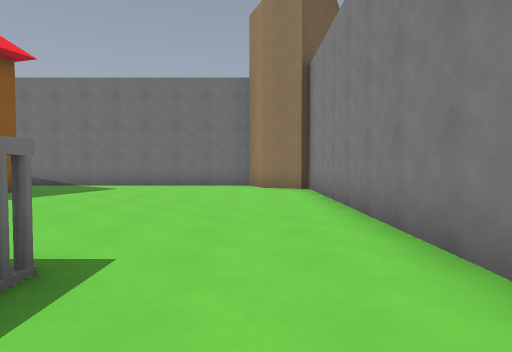
[1] (above)

22 first-person views from a walk through a level from a Godot 3-D game. The camera is 1.4 m above the floor, tilts 2° down and sees 75° across. The floor is counted in squares, 2 m on a side. Each view is taken from the middle of a square. On the plan, view 1 faces up. The plan holds only what a view shows up to about 10 squares ahead; the rest is blank. The place goes on beyond the plan. Characters and animated objects are left out. Surface patterns are stand-ins for the level's own textures.

[2]
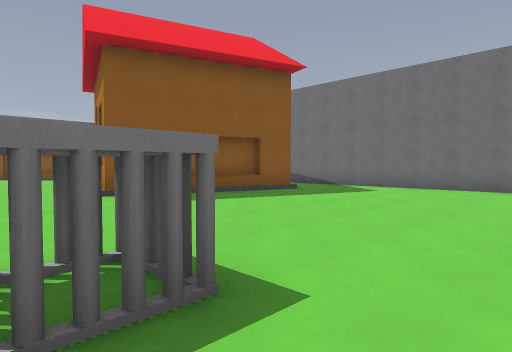

[3]
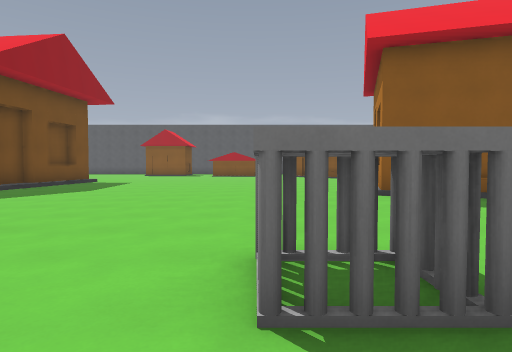

[4]
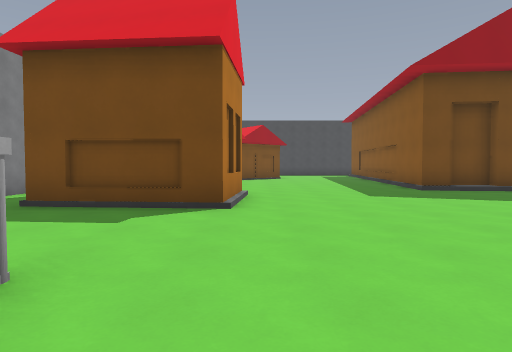

[5]
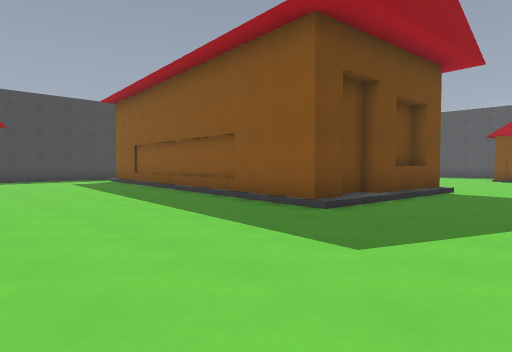

[6]
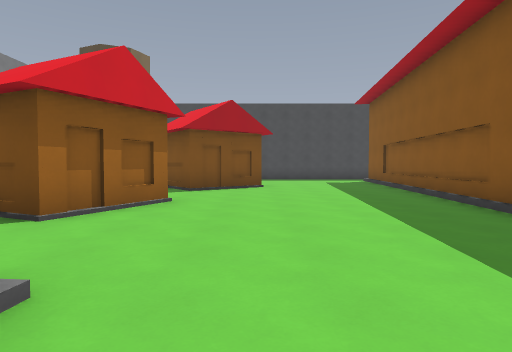

[7]
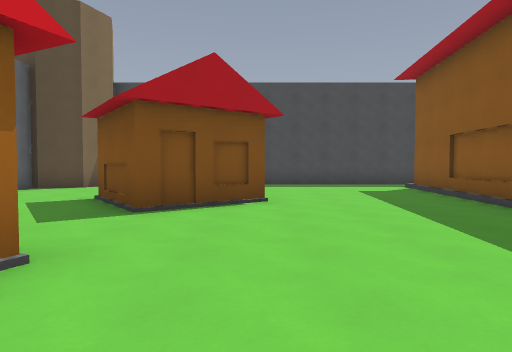

[8]
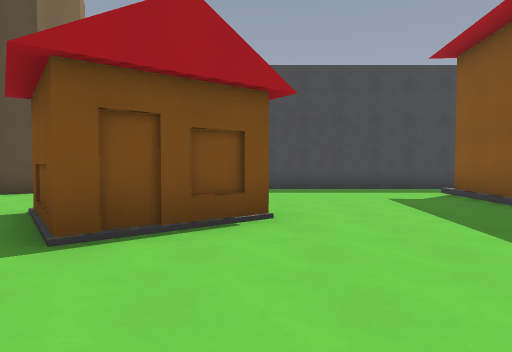

[9]
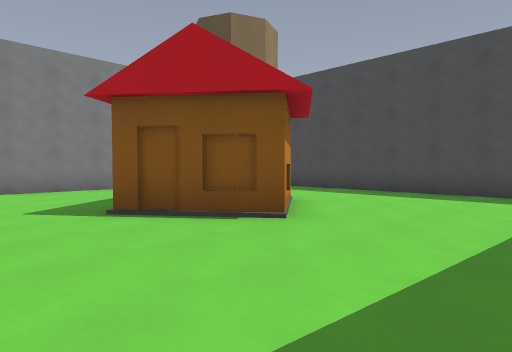

[10]
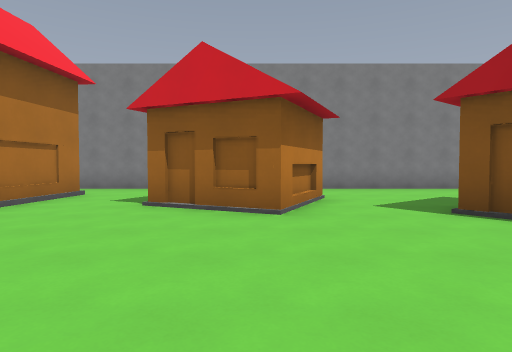

[11]
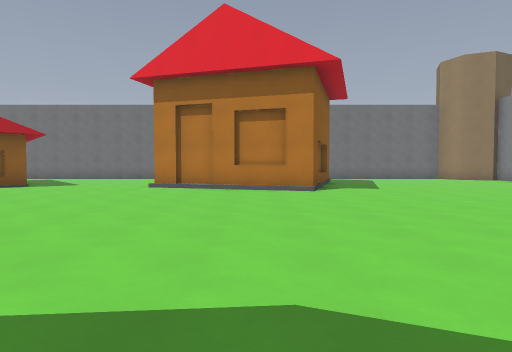

[12]
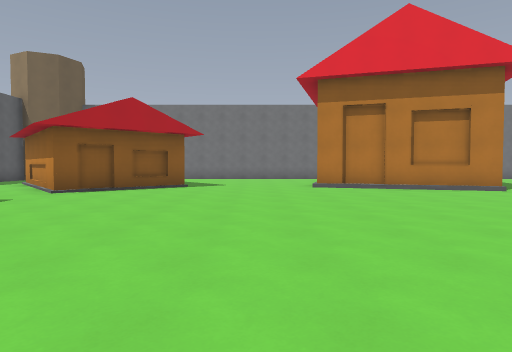

[13]
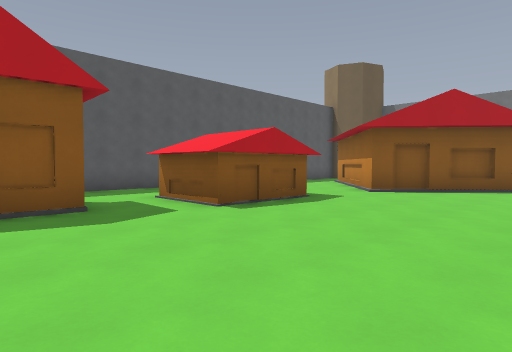

[14]
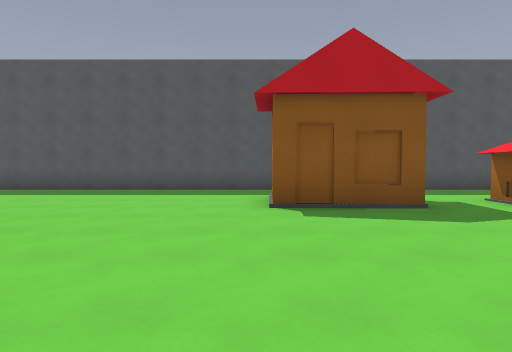

[15]
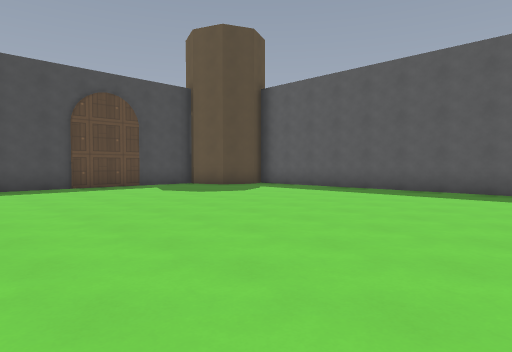

[16]
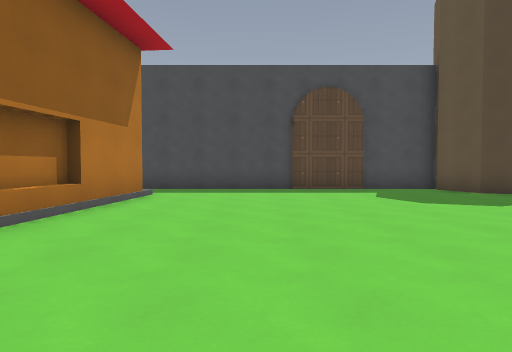

[17]
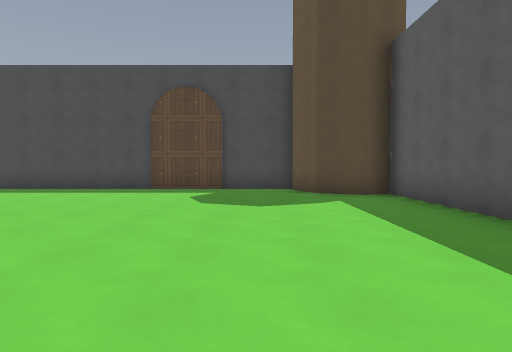

[18]
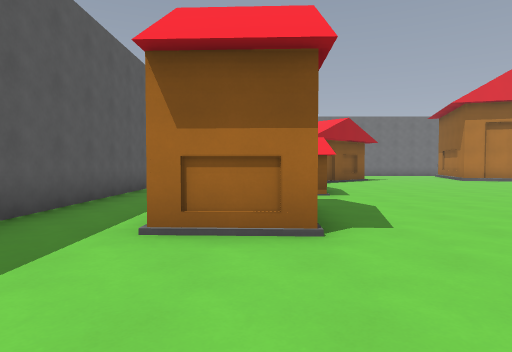

[19]
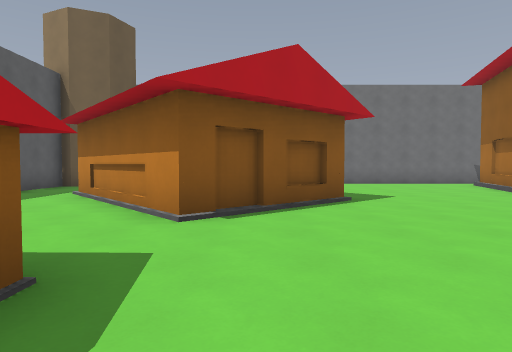

[20]
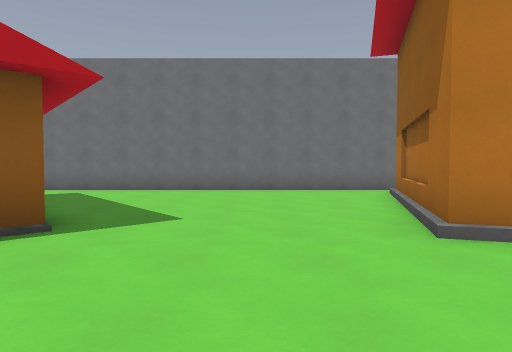

[21]
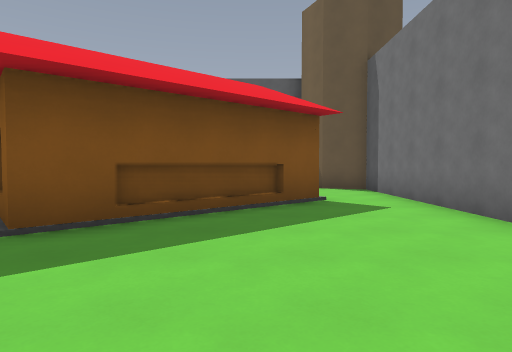

[22]
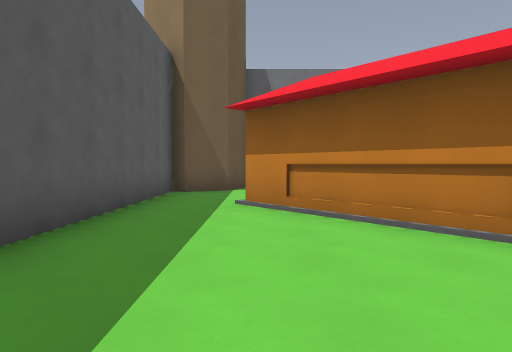

### Floor plan
Key: @ floor where view 1 was taken; # wall or solid block; . floor; / step, stairs or slope; H house; C cage; G gate.
Columns run from 25 left of view 1 to 2 right of it. Each row starts with its distance up from view 1.
 11   ##############     ######
 10 ###............H   .......##
  9 #...  H.......H    ........#
  8 #...HHH.......H   HH.......#
  7 #..HHHHH......H HHH........#
  6 #../HHHHH....H  HHH........#
  5 #.../HHHH.....HHHHH........#
  4 #..../H/.........H.........#
  3  ...../....................#
  2   .....................C...#
  1 #  . H.................C...
  0 #.. HH...................@
 -1 #...HH...................
 -2 #.........................
 -3 #.....................HHH..
 -4 #..HH.................HHH..#
 -5 #..HH...................H..#
 -6 #.......... ###//..........#
 -7 #.........    ###........
 -8 #..........     #......HH
 -9 #..........     #.....HHH
-10 #..........     #......HH
-11 #..........    ##..........#
-12 #..........    #......H....#
-13 #..........#   #....HHH....#
-14 #..........#   #.....H H...#
-15 #..........#   #.....H  ...#
-16 #..........#   #....... ...#
-17 ###........    /........ .##
-18   ##........   .........
-19    ###G#####  ##########

Where each view was taken, in squares from view 1:
view 1: 0 up, 0 right, facing up
view 2: 1 up, 0 right, facing up-left
view 3: 1 up, 0 right, facing left
view 4: 3 up, 4 left, facing down
view 5: 3 down, 4 left, facing down-left
view 6: 3 down, 5 left, facing down
view 7: 7 down, 5 left, facing down
view 8: 9 down, 5 left, facing down
view 9: 10 down, 8 left, facing down-right
view 10: 9 down, 8 left, facing right
view 11: 5 down, 9 left, facing up
view 12: 5 down, 14 left, facing up
view 13: 5 down, 15 left, facing up-left
view 14: 6 down, 15 left, facing left
view 15: 8 down, 15 left, facing down-left
view 16: 9 down, 17 left, facing down
view 17: 9 down, 21 left, facing down
view 18: 9 down, 21 left, facing up
view 19: 1 down, 18 left, facing up
view 20: 2 up, 14 left, facing up
view 21: 8 up, 13 left, facing left
view 22: 1 up, 22 left, facing up
